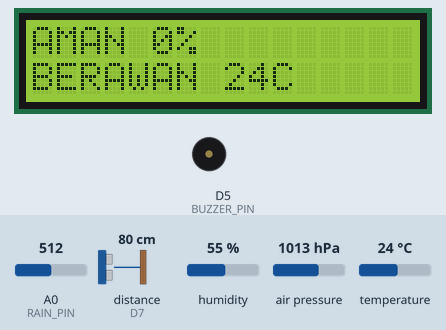
The sketch below on a simulated ESP8266 (NodeMCU). On the bench: 16×2 character LCD, buzzer (waves = sounding, pin HIGH). Wiring (inferred from the names in the program): ultrasonic range finder: trigger D6; echo D7. The inputs (shaded band) are chosen by the test bench; at power-on: distance to the obstacle (sensor on D7) 80 cm, air pressure 1013 hPa, humidity 55 %, A0 (RAIN_PIN) = 512, temperature 24 °C. The echo pulse lasts 58.3 µs per cm; WiFi joins after 1.5 s; servers stay silent unless stated; pins used as bus, display or sensor lines are not drawn; what the sketch prints to the serial monitor is not drawn.

Above: at 2.7 s.
2.8 s: distance to the obstacle (sensor on D7) set to 21 cm
At 4.8 s:
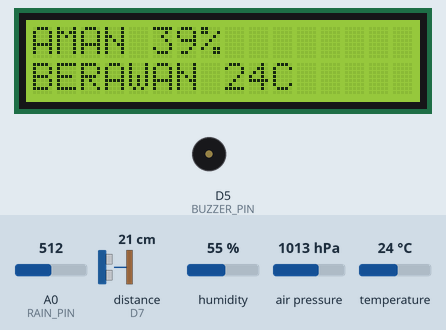
5.2 s: distance to the obstacle (sensor on D7) set to 16 cm
At 6.6 s:
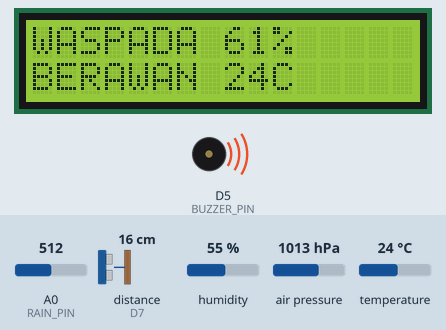
12.9 s: air pressure set to 1016 hPa
At 13.7 s:
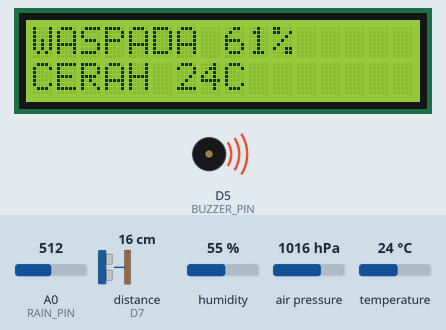
20.6 s: distance to the obstacle (sensor on D7) set to 12 cm
At 23.2 s:
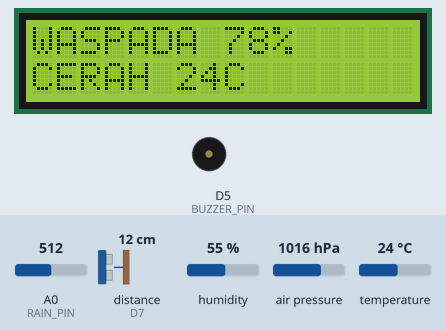
23.9 s: distance to the obstacle (sensor on D7) set to 9 cm
At 25.6 s:
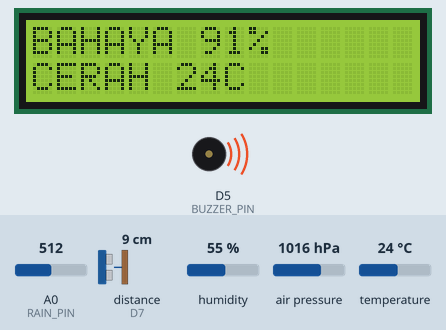
26.1 s: humidity set to 68 %
At 27.4 s:
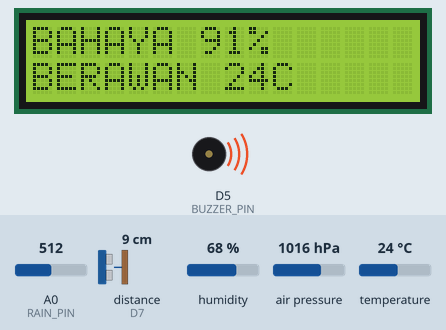
Timing chart, 0 to 29.1 s (numbered marks = the images above; inputs shaded):
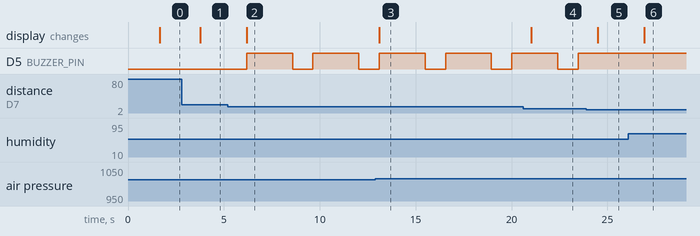

The sketch:

code.ino
```cpp
#include <ESP8266WiFi.h>
#include <WiFiManager.h>
#include <Wire.h>
#include <LiquidCrystal_PCF8574.h>
#include <DHT.h>
#include <Adafruit_BMP280.h>
#include <Firebase_ESP_Client.h>
#include "addons/TokenHelper.h"
#include "addons/RTDBHelper.h"

// ---------- Firebase ----------
#define API_KEY "isi dengan API KAMU"
#define DATABASE_URL "ISI DENGAN DATABASE KAMU"

// ---------- Pin Setup ----------
#define TRIG_PIN D6
#define ECHO_PIN D7
#define RAIN_PIN A0
#define DHTPIN D3
#define DHTTYPE DHT11
#define BUZZER_PIN D5

// ---------- Inisialisasi Library ----------
LiquidCrystal_PCF8574 lcd(0x27);
DHT dht(DHTPIN, DHTTYPE);
Adafruit_BMP280 bmp;
FirebaseData fbdo;
FirebaseAuth auth;
FirebaseConfig config;

// ---------- Variabel Global ----------
bool signupOK = false;
unsigned long lastSend = 0;
const unsigned long firebaseInterval = 3000;

float batas_aman = 50.0;
float batas_waspada = 85.0;
float batas_bahaya = 100.0;

String status_air_global = "AMAN";

// ---------- Fungsi Prediksi Cuaca ----------
String prediksiCuacaSederhana(float tekanan, float kelembapan) {
  if (kelembapan > 80 && tekanan < 1005) {
    return "HUJAN";
  } else if (kelembapan > 65 || tekanan < 1015) {
    return "BERAWAN";
  } else {
    return "CERAH";
  }
}
void setup() {
  Serial.begin(115200);
  pinMode(TRIG_PIN, OUTPUT);
  pinMode(ECHO_PIN, INPUT);
  pinMode(BUZZER_PIN, OUTPUT);
  digitalWrite(BUZZER_PIN, LOW);
  Wire.begin(D2, D1);
  lcd.begin(16, 2);
  lcd.setBacklight(255);
  lcd.clear(); lcd.print("Setup WiFi...");
  dht.begin();
  if (!bmp.begin(0x76)) {
    lcd.clear(); lcd.print("BMP ERROR!");
    while (1);
  }
  WiFiManager wm;
  if (!wm.autoConnect("BanjirMonitorAP")) {
    lcd.clear(); lcd.print("WiFi Gagal");
    delay(3000); ESP.restart();
  }
  config.api_key = API_KEY;
  config.database_url = DATABASE_URL;
  config.token_status_callback = tokenStatusCallback;
  if (Firebase.signUp(&config, &auth, "", "")) {
    Serial.println("Firebase Sign-Up OK");
    signupOK = true;
  } else {
    Serial.printf("Firebase Sign-Up GAGAL: %s\n", fbdo.errorReason().c_str());
  }
  Firebase.begin(&config, &auth);
  Firebase.reconnectWiFi(true);
  lcd.clear(); lcd.print("WiFi Terhubung");
}
void loop() {
  bacaSensor();
  kendaliBuzzer();
  delay(1000);
}
void kendaliBuzzer() {
  if (status_air_global == "BAHAYA") {
    digitalWrite(BUZZER_PIN, HIGH);
  } else if (status_air_global == "WASPADA") {
    static unsigned long lastToggle = 0;
    static bool state = false;
    if (millis() - lastToggle > (state ? 300 : 1000)) {
      state = !state;
      digitalWrite(BUZZER_PIN, state);
      lastToggle = millis();
    }
  } else {
    digitalWrite(BUZZER_PIN, LOW);
  }
}
void bacaSensor() {
  // Sensor Ultrasonik
  digitalWrite(TRIG_PIN, LOW); delayMicroseconds(2);
  digitalWrite(TRIG_PIN, HIGH); delayMicroseconds(10);
  digitalWrite(TRIG_PIN, LOW);
  long durasi = pulseIn(ECHO_PIN, HIGH, 10000);
  float jarak = durasi * 0.034 / 2.0;
  // Hitung tinggi air (dalam persen)
  float Rp = 30.0;      // Sensor ke dasar ember
  float Ru = 7.0;       // Sensor ke air saat penuh
  float Ra = Rp - Ru;   // Ketinggian maksimum = 23 cm
  float level = ((Rp - jarak) / Ra) * 100.0;
  float tinggi_air = constrain(level, 0, 100); // nilai akhir dalam %
  // Status Air
  String status_air;
  if (tinggi_air <= batas_aman) {
    status_air = "AMAN";
  } else if (tinggi_air <= batas_waspada) {
    status_air = "WASPADA";
  } else {
    status_air = "BAHAYA";
  }
  status_air_global = status_air;
  // Sensor Hujan
  int nilai_hujan = analogRead(RAIN_PIN);
  String status_hujan = (nilai_hujan < 680) ? "HUJAN" : "CERAH";
  // DHT11
  float suhu = dht.readTemperature();
  float kelembapan = dht.readHumidity();
  if (isnan(suhu)) suhu = 0;
  if (isnan(kelembapan)) kelembapan = 0;
  // BMP280
  float tekanan = bmp.readPressure() / 100.0F;
  // Prediksi Cuaca
  String prediksi_cuaca = prediksiCuacaSederhana(tekanan, kelembapan);

  // LCD
  lcd.clear();
  lcd.setCursor(0, 0);
  lcd.print(status_air + " " + String((int)tinggi_air) + "%");
  lcd.setCursor(0, 1);
  lcd.print(prediksi_cuaca + " " + String((int)suhu) + "C");
  // Firebase Upload
  if (Firebase.ready() && signupOK && millis() - lastSend > firebaseInterval) {
    lastSend = millis();
    Firebase.RTDB.setFloat(&fbdo, "/data/jarak", jarak);
    Firebase.RTDB.setFloat(&fbdo, "/data/tinggi_air", tinggi_air);
    Firebase.RTDB.setFloat(&fbdo, "/data/suhu", suhu);
    Firebase.RTDB.setFloat(&fbdo, "/data/kelembapan", kelembapan);
    Firebase.RTDB.setFloat(&fbdo, "/data/tekanan", tekanan);
    Firebase.RTDB.setInt(&fbdo, "/data/nilai_hujan", nilai_hujan);
    Firebase.RTDB.setString(&fbdo, "/data/status_air", status_air);
    Firebase.RTDB.setString(&fbdo, "/data/status_hujan", status_hujan);
    Firebase.RTDB.setString(&fbdo, "/data/prediksi_cuaca", prediksi_cuaca);
  }
  // Debug Serial
  Serial.println("=== DATA ===");
  Serial.println("Jarak ke Air  : " + String(jarak) + " cm");
  Serial.println("Tinggi Air    : " + String(tinggi_air) + " %");
  Serial.println("Status Air    : " + status_air);
  Serial.println("Status Hujan  : " + status_hujan);
  Serial.println("Nilai Hujan   : " + String(nilai_hujan));
  Serial.println("Suhu          : " + String(suhu));
  Serial.println("Kelembapan    : " + String(kelembapan));
  Serial.println("Tekanan       : " + String(tekanan));
  Serial.println("Prediksi Cuaca: " + prediksi_cuaca);
  Serial.println("==================");
}
```

Measured:
- the behaviour switches between 19 and 18 cm on distance to the obstacle (sensor on D7) (found by bisection; images 1 and 2)
- the behaviour switches between 1014 and 1015 hPa on air pressure (found by bisection; images 2 and 3)
- the behaviour switches between 11 and 10 cm on distance to the obstacle (sensor on D7) (found by bisection; images 4 and 5)
- after the input at 2.8 s, the display: changes after 0.96 s (image 1)
- after the input at 5.2 s, D5 (BUZZER_PIN): alternates HIGH for 2.4 s and LOW for 1.1 s, starting after 0.99 s; the display: changes after 0.99 s (image 2)
- after the input at 12.9 s, the display: changes after 0.21 s (image 3)
- after the input at 20.6 s, the display: changes after 0.44 s (image 4)
- after the input at 23.9 s, D5 (BUZZER_PIN): stays HIGH (without the input it goes to LOW after 2.0 s); the display: changes after 0.60 s (image 5)
- after the input at 26.1 s, the display: changes after 0.83 s (image 6)
